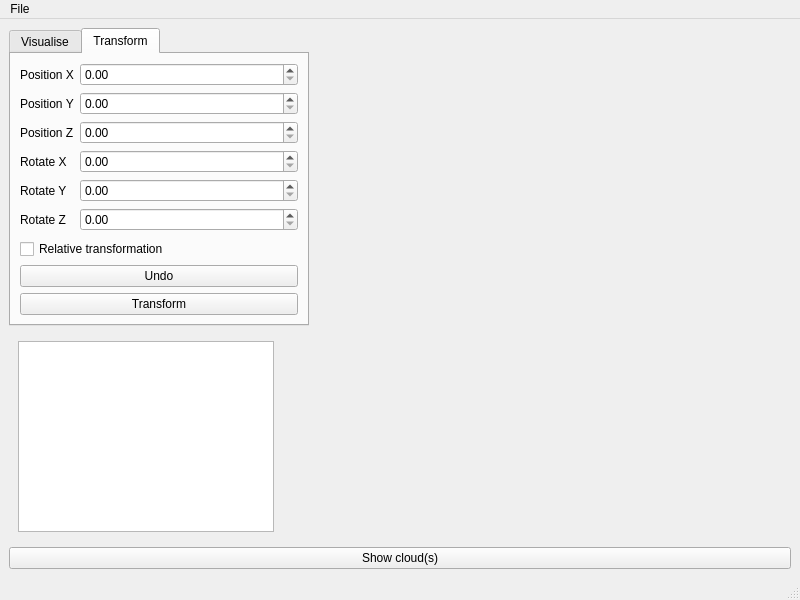
<?xml version="1.0" encoding="UTF-8"?>
<ui version="4.0">
 <class>MainWindow</class>
 <widget class="QMainWindow" name="MainWindow">
  <property name="geometry">
   <rect>
    <x>0</x>
    <y>0</y>
    <width>800</width>
    <height>600</height>
   </rect>
  </property>
  <property name="windowTitle">
   <string>MainWindow</string>
  </property>
  <widget class="QWidget" name="main">
   <layout class="QHBoxLayout" name="horizontalLayout">
    <item>
     <layout class="QVBoxLayout" name="visualizer"/>
    </item>
    <item>
     <layout class="QVBoxLayout" name="options">
      <item>
       <widget class="QTabWidget" name="tabs">
        <property name="sizePolicy">
         <sizepolicy hsizetype="Fixed" vsizetype="Preferred">
          <horstretch>0</horstretch>
          <verstretch>0</verstretch>
         </sizepolicy>
        </property>
        <property name="minimumSize">
         <size>
          <width>200</width>
          <height>0</height>
         </size>
        </property>
        <property name="maximumSize">
         <size>
          <width>300</width>
          <height>300</height>
         </size>
        </property>
        <property name="currentIndex">
         <number>1</number>
        </property>
        <widget class="QWidget" name="visualOpt">
         <property name="sizePolicy">
          <sizepolicy hsizetype="Maximum" vsizetype="Maximum">
           <horstretch>0</horstretch>
           <verstretch>0</verstretch>
          </sizepolicy>
         </property>
         <property name="maximumSize">
          <size>
           <width>16777215</width>
           <height>150</height>
          </size>
         </property>
         <attribute name="title">
          <string>Visualise</string>
         </attribute>
         <layout class="QVBoxLayout" name="verticalLayout">
          <item>
           <layout class="QFormLayout" name="visSettings">
            <property name="fieldGrowthPolicy">
             <enum>QFormLayout::AllNonFixedFieldsGrow</enum>
            </property>
            <property name="rowWrapPolicy">
             <enum>QFormLayout::WrapLongRows</enum>
            </property>
            <property name="labelAlignment">
             <set>Qt::AlignLeading|Qt::AlignLeft|Qt::AlignVCenter</set>
            </property>
            <property name="formAlignment">
             <set>Qt::AlignHCenter|Qt::AlignTop</set>
            </property>
            <item row="0" column="0">
             <widget class="QLabel" name="XYZClouds">
              <property name="text">
               <string>XYZ Clouds</string>
              </property>
             </widget>
            </item>
            <item row="0" column="1">
             <widget class="QComboBox" name="schemeXYZ">
              <property name="sizePolicy">
               <sizepolicy hsizetype="Maximum" vsizetype="Fixed">
                <horstretch>0</horstretch>
                <verstretch>0</verstretch>
               </sizepolicy>
              </property>
              <property name="minimumSize">
               <size>
                <width>150</width>
                <height>0</height>
               </size>
              </property>
              <property name="maximumSize">
               <size>
                <width>200</width>
                <height>16777215</height>
               </size>
              </property>
              <property name="currentIndex">
               <number>2</number>
              </property>
              <item>
               <property name="text">
                <string>RGB_X</string>
               </property>
              </item>
              <item>
               <property name="text">
                <string>RGB_Y</string>
               </property>
              </item>
              <item>
               <property name="text">
                <string>RGB_Z</string>
               </property>
              </item>
             </widget>
            </item>
            <item row="1" column="0">
             <widget class="QLabel" name="XYZIClouds">
              <property name="text">
               <string>XYZI Clouds</string>
              </property>
             </widget>
            </item>
            <item row="2" column="0">
             <widget class="QLabel" name="XYZRGBClouds">
              <property name="text">
               <string>RGB Clouds</string>
              </property>
             </widget>
            </item>
            <item row="1" column="1">
             <widget class="QComboBox" name="schemeXYZI">
              <property name="sizePolicy">
               <sizepolicy hsizetype="Maximum" vsizetype="Fixed">
                <horstretch>0</horstretch>
                <verstretch>0</verstretch>
               </sizepolicy>
              </property>
              <property name="minimumSize">
               <size>
                <width>150</width>
                <height>0</height>
               </size>
              </property>
              <property name="maximumSize">
               <size>
                <width>200</width>
                <height>16777215</height>
               </size>
              </property>
              <property name="currentIndex">
               <number>3</number>
              </property>
              <item>
               <property name="text">
                <string>RGB_X</string>
               </property>
              </item>
              <item>
               <property name="text">
                <string>RGB_Y</string>
               </property>
              </item>
              <item>
               <property name="text">
                <string>RGB_Z</string>
               </property>
              </item>
              <item>
               <property name="text">
                <string>RGB_Intensity</string>
               </property>
              </item>
             </widget>
            </item>
            <item row="2" column="1">
             <widget class="QComboBox" name="schemeRGB">
              <property name="sizePolicy">
               <sizepolicy hsizetype="Preferred" vsizetype="Fixed">
                <horstretch>0</horstretch>
                <verstretch>0</verstretch>
               </sizepolicy>
              </property>
              <property name="minimumSize">
               <size>
                <width>150</width>
                <height>0</height>
               </size>
              </property>
              <property name="currentIndex">
               <number>3</number>
              </property>
              <item>
               <property name="text">
                <string>RGB_X</string>
               </property>
              </item>
              <item>
               <property name="text">
                <string>RGB_Y</string>
               </property>
              </item>
              <item>
               <property name="text">
                <string>RGB_Z</string>
               </property>
              </item>
              <item>
               <property name="text">
                <string>RGB</string>
               </property>
              </item>
             </widget>
            </item>
           </layout>
          </item>
         </layout>
        </widget>
        <widget class="QWidget" name="transform">
         <property name="sizePolicy">
          <sizepolicy hsizetype="Preferred" vsizetype="Maximum">
           <horstretch>0</horstretch>
           <verstretch>0</verstretch>
          </sizepolicy>
         </property>
         <property name="maximumSize">
          <size>
           <width>300</width>
           <height>300</height>
          </size>
         </property>
         <attribute name="title">
          <string>Transform</string>
         </attribute>
         <layout class="QVBoxLayout" name="verticalLayout_2">
          <item>
           <layout class="QFormLayout" name="formLayout">
            <property name="fieldGrowthPolicy">
             <enum>QFormLayout::ExpandingFieldsGrow</enum>
            </property>
            <property name="rowWrapPolicy">
             <enum>QFormLayout::WrapLongRows</enum>
            </property>
            <property name="labelAlignment">
             <set>Qt::AlignLeading|Qt::AlignLeft|Qt::AlignVCenter</set>
            </property>
            <item row="0" column="0">
             <widget class="QLabel" name="posXLabel">
              <property name="text">
               <string>Position X</string>
              </property>
             </widget>
            </item>
            <item row="1" column="0">
             <widget class="QLabel" name="posYLabel">
              <property name="sizePolicy">
               <sizepolicy hsizetype="Minimum" vsizetype="Preferred">
                <horstretch>0</horstretch>
                <verstretch>0</verstretch>
               </sizepolicy>
              </property>
              <property name="text">
               <string>Position Y</string>
              </property>
             </widget>
            </item>
            <item row="2" column="0">
             <widget class="QLabel" name="posZLabel">
              <property name="sizePolicy">
               <sizepolicy hsizetype="Maximum" vsizetype="Preferred">
                <horstretch>0</horstretch>
                <verstretch>0</verstretch>
               </sizepolicy>
              </property>
              <property name="text">
               <string>Position Z</string>
              </property>
             </widget>
            </item>
            <item row="3" column="0">
             <widget class="QLabel" name="rotXLabel">
              <property name="sizePolicy">
               <sizepolicy hsizetype="MinimumExpanding" vsizetype="Preferred">
                <horstretch>0</horstretch>
                <verstretch>0</verstretch>
               </sizepolicy>
              </property>
              <property name="text">
               <string>Rotate X</string>
              </property>
             </widget>
            </item>
            <item row="4" column="0">
             <widget class="QLabel" name="rotYLabel">
              <property name="sizePolicy">
               <sizepolicy hsizetype="Expanding" vsizetype="Preferred">
                <horstretch>0</horstretch>
                <verstretch>0</verstretch>
               </sizepolicy>
              </property>
              <property name="text">
               <string>Rotate Y</string>
              </property>
             </widget>
            </item>
            <item row="5" column="0">
             <widget class="QLabel" name="rotZLabel">
              <property name="text">
               <string>Rotate Z</string>
              </property>
             </widget>
            </item>
            <item row="0" column="1">
             <widget class="QDoubleSpinBox" name="posX">
              <property name="sizePolicy">
               <sizepolicy hsizetype="Expanding" vsizetype="Fixed">
                <horstretch>0</horstretch>
                <verstretch>0</verstretch>
               </sizepolicy>
              </property>
             </widget>
            </item>
            <item row="1" column="1">
             <widget class="QDoubleSpinBox" name="posY">
              <property name="sizePolicy">
               <sizepolicy hsizetype="Expanding" vsizetype="Fixed">
                <horstretch>0</horstretch>
                <verstretch>0</verstretch>
               </sizepolicy>
              </property>
             </widget>
            </item>
            <item row="2" column="1">
             <widget class="QDoubleSpinBox" name="posZ">
              <property name="sizePolicy">
               <sizepolicy hsizetype="Expanding" vsizetype="Fixed">
                <horstretch>0</horstretch>
                <verstretch>0</verstretch>
               </sizepolicy>
              </property>
             </widget>
            </item>
            <item row="3" column="1">
             <widget class="QDoubleSpinBox" name="rotX">
              <property name="sizePolicy">
               <sizepolicy hsizetype="Expanding" vsizetype="Fixed">
                <horstretch>0</horstretch>
                <verstretch>0</verstretch>
               </sizepolicy>
              </property>
             </widget>
            </item>
            <item row="4" column="1">
             <widget class="QDoubleSpinBox" name="rotY">
              <property name="sizePolicy">
               <sizepolicy hsizetype="Expanding" vsizetype="Fixed">
                <horstretch>0</horstretch>
                <verstretch>0</verstretch>
               </sizepolicy>
              </property>
             </widget>
            </item>
            <item row="5" column="1">
             <widget class="QDoubleSpinBox" name="rotZ">
              <property name="sizePolicy">
               <sizepolicy hsizetype="Expanding" vsizetype="Fixed">
                <horstretch>0</horstretch>
                <verstretch>0</verstretch>
               </sizepolicy>
              </property>
             </widget>
            </item>
           </layout>
          </item>
          <item>
           <widget class="QCheckBox" name="transformWay">
            <property name="text">
             <string>Relative transformation</string>
            </property>
           </widget>
          </item>
          <item>
           <widget class="QPushButton" name="undoTransButton">
            <property name="text">
             <string>Undo</string>
            </property>
           </widget>
          </item>
          <item>
           <widget class="QPushButton" name="transButton">
            <property name="text">
             <string>Transform</string>
            </property>
           </widget>
          </item>
         </layout>
        </widget>
       </widget>
      </item>
      <item>
       <widget class="QWidget" name="cloudsWidget" native="true">
        <property name="enabled">
         <bool>true</bool>
        </property>
        <property name="sizePolicy">
         <sizepolicy hsizetype="Fixed" vsizetype="Preferred">
          <horstretch>0</horstretch>
          <verstretch>0</verstretch>
         </sizepolicy>
        </property>
        <property name="baseSize">
         <size>
          <width>0</width>
          <height>0</height>
         </size>
        </property>
        <layout class="QVBoxLayout" name="clouds">
         <item>
          <widget class="QTableWidget" name="listClouds">
           <property name="sizePolicy">
            <sizepolicy hsizetype="Fixed" vsizetype="Maximum">
             <horstretch>0</horstretch>
             <verstretch>0</verstretch>
            </sizepolicy>
           </property>
           <property name="minimumSize">
            <size>
             <width>0</width>
             <height>0</height>
            </size>
           </property>
           <property name="maximumSize">
            <size>
             <width>280</width>
             <height>5000</height>
            </size>
           </property>
           <property name="selectionMode">
            <enum>QAbstractItemView::ExtendedSelection</enum>
           </property>
           <property name="selectionBehavior">
            <enum>QAbstractItemView::SelectRows</enum>
           </property>
          </widget>
         </item>
        </layout>
       </widget>
      </item>
      <item>
       <widget class="QPushButton" name="showCloud">
        <property name="text">
         <string>Show cloud(s)</string>
        </property>
       </widget>
      </item>
     </layout>
    </item>
   </layout>
  </widget>
  <widget class="QMenuBar" name="menubar">
   <property name="geometry">
    <rect>
     <x>0</x>
     <y>0</y>
     <width>800</width>
     <height>22</height>
    </rect>
   </property>
   <widget class="QMenu" name="menuFile">
    <property name="title">
     <string>File</string>
    </property>
    <addaction name="actionOpenCloud"/>
    <addaction name="actionSaveClouds"/>
    <addaction name="actionSaveAllClouds"/>
   </widget>
   <addaction name="menuFile"/>
  </widget>
  <widget class="QStatusBar" name="statusbar"/>
  <action name="actionOpenCloud">
   <property name="icon">
    <iconset theme="document-open">
     <normaloff>.</normaloff>.</iconset>
   </property>
   <property name="text">
    <string>Open new cloud(s)</string>
   </property>
   <property name="shortcut">
    <string>Ctrl+O</string>
   </property>
  </action>
  <action name="actionSaveClouds">
   <property name="text">
    <string>Save selected cloud(s)</string>
   </property>
   <property name="shortcut">
    <string>Ctrl+S</string>
   </property>
  </action>
  <action name="actionSaveAllClouds">
   <property name="text">
    <string>Save all cloud(s)</string>
   </property>
   <property name="toolTip">
    <string>Save all cloud(s)</string>
   </property>
   <property name="shortcut">
    <string>Ctrl+Shift+S</string>
   </property>
  </action>
 </widget>
 <resources/>
 <connections/>
</ui>
